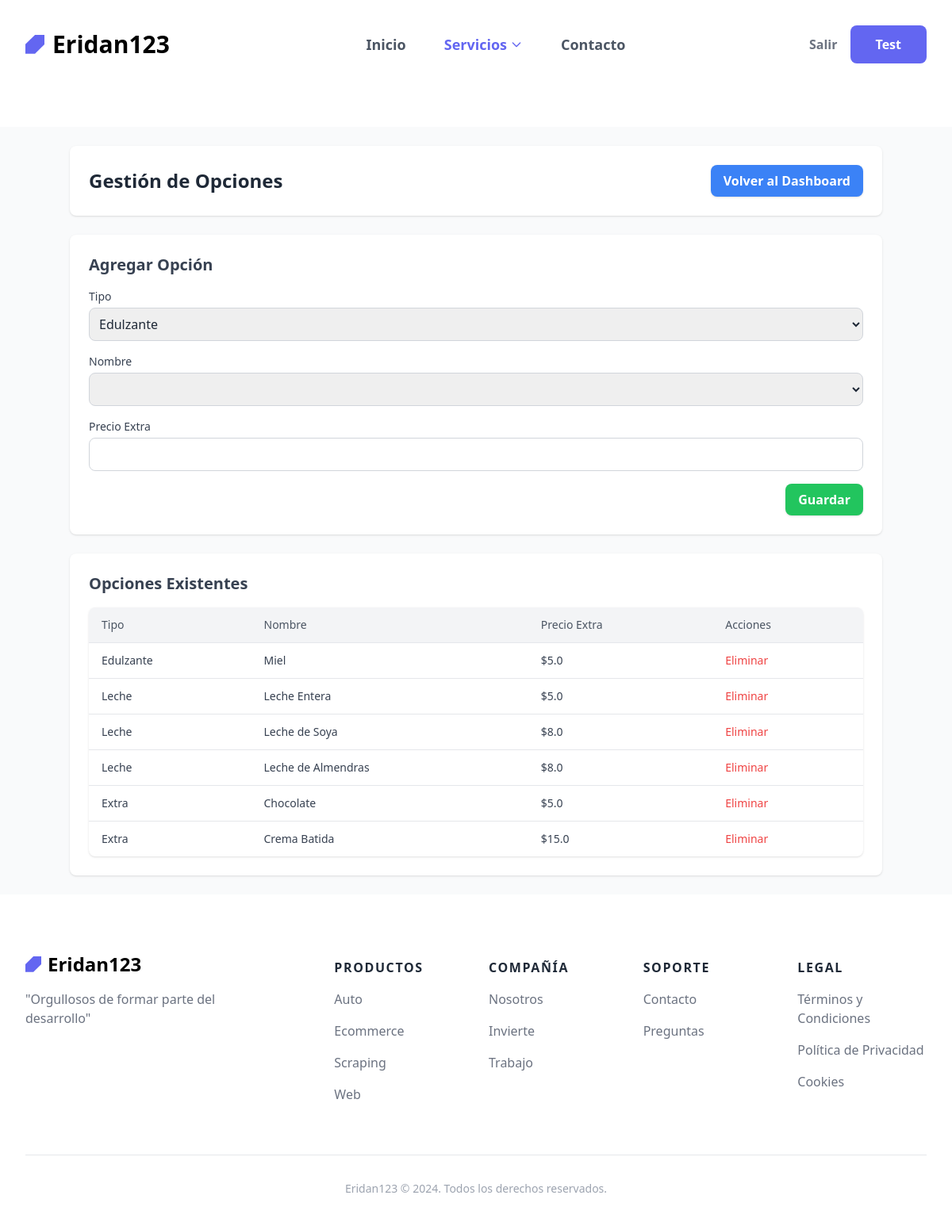
/admin/opciones (signed in), run on the app's committed database.
### app/models.py (models this page shows, shortened)
class Usuario(UserMixin, db.Model):
    __tablename__ = 'usuarios'
    id = db.Column(db.Integer, primary_key=True)
    email = db.Column(db.String(100), unique=True, nullable=False)
    nombre_usuario = db.Column(db.String(1000), nullable=False)
    password_hash = db.Column(db.String(255))
    es_administrador = db.Column(db.Boolean, default=False)
    es_vendedor = db.Column(db.Boolean, default=False)
    margen_personalizado = db.Column(db.Float, default=0.20)
    rfc = db.Column(db.String(100), nullable=True, unique=True)
    telefono = db.Column(db.String(20), nullable=True)
    direccion = db.Column(db.String(200), nullable=True)

class Opcion(db.Model):
    __tablename__ = 'opciones'
    id = db.Column(db.Integer, primary_key=True)
    producto_id = db.Column(db.Integer, db.ForeignKey('productos.id'), nullable=True)  # Permitir NULL
    nombre = db.Column(db.String(50), nullable=False)
    tipo = db.Column(db.String(20), nullable=False)
    precio_extra = db.Column(db.Float, nullable=False)

### app/views.py (the view, shortened to what this page needs)
    @app.route('/admin/opciones', methods=['GET', 'POST'])
    @login_required
    def opciones():
        if not current_user.es_administrador:
            flash("No tienes permiso para acceder a esta página.", "danger")
            return redirect(url_for('index'))
        opciones_por_tipo = {
            'Edulzante': ['Miel', 'Azúcar', 'Mascabada'],
            'Leche': ['Leche Entera', 'Leche de Soya', 'Leche de Almendras'],
            'Extra': ['Canela', 'Chocolate', 'Crema Batida']
        }
        form = OpcionForm()
        if form.tipo.data in opciones_por_tipo:
            form.nombre.choices = [(opcion, opcion) for opcion in opciones_por_tipo[form.tipo.data]]
        else:
            form.nombre.choices = []
        opciones = Opcion.query.all()
        return render_template('admin/opciones.html', form=form, opciones=opciones)

### app/forms.py
class OpcionForm(FlaskForm):
    tipo = SelectField(
        'Tipo',
        choices=[('Edulzante', 'Edulzante'), ('Leche', 'Leche'), ('Extra', 'Extra')],
        validators=[DataRequired()],
        render_kw={"class": "mt-1 block w-full p-2 border border-gray-300 rounded-lg"}
    )
    nombre = SelectField(
        'Nombre',
        choices=[],  # Las opciones se rellenarán dinámicamente en la ruta
        validators=[DataRequired()],
        render_kw={"class": "mt-1 block w-full p-2 border border-gray-300 rounded-lg"}
    )
    precio_extra = FloatField(
        'Precio Extra',
        validators=[DataRequired(), NumberRange(min=0)],
        render_kw={"class": "mt-1 block w-full p-2 border border-gray-300 rounded-lg"}
    )
    submit = SubmitField(
        'Guardar',
        render_kw={"class": "bg-green-500 hover:bg-green-700 text-white font-semibold py-2 px-4 rounded-lg shadow"}
    )

### app/__init__.py (called while the page is built)
def create_app():
    app = Flask(__name__)
    app.config.from_object('config.Config')
    csrf.init_app(app)
    migrate.init_app(app, db)
    login_manager.init_app(app)
    login_manager.login_view = 'login'
    limiter.init_app(app)
    mail.init_app(app)
    cache.init_app(app)
    db.init_app(app)
    CORS(app)
    @login_manager.user_loader
    def load_user(user_id):
        from .models import Usuario
        return Usuario.query.get(int(user_id))
    from .views import init_routes
    init_routes(app)
    return app

### app/templates/admin/opciones.html (shortened to what this page needs)
{% extends "base.html" %}
{% block contenido %}
<div class="min-h-screen bg-gray-50 p-6">
    <div class="container mx-auto space-y-6">
        <div class="flex items-center justify-between bg-white p-6 rounded-lg shadow">
            <h1 class="text-2xl font-bold text-gray-800">Gestión de Opciones</h1>
            <a href="{{ url_for('dashboard') }}" class="bg-blue-500 hover:bg-blue-700 text-white font-semibold py-2 px-4 rounded-lg shadow">
                Volver al Dashboard
            </a>
        </div>
        <div class="bg-white p-6 rounded-lg shadow">
            <h2 class="text-xl font-semibold text-gray-700 mb-4">Agregar Opción</h2>
            <form method="POST" class="space-y-4">
                <div>
                    {{ form.tipo.label(class="block text-sm font-medium text-gray-700") }}
                    {{ form.tipo(class="mt-1 block w-full p-2 border border-gray-300 rounded-lg", id="tipoSelect") }}
                </div>
                <div>
                    {{ form.nombre.label(class="block text-sm font-medium text-gray-700") }}
                    {{ form.nombre(class="mt-1 block w-full p-2 border border-gray-300 rounded-lg", id="nombreSelect") }}
                </div>
                                <div>
                    {{ form.precio_extra.label(class="block text-sm font-medium text-gray-700") }}
                    {{ form.precio_extra(class="mt-1 block w-full p-2 border border-gray-300 rounded-lg") }}
                </div>
                <div class="flex justify-end">
                    {{ form.submit(class="bg-green-500 hover:bg-green-700 text-white font-semibold py-2 px-4 rounded-lg shadow") }}
                </div>
            </form>
        </div>
        <div class="bg-white p-6 rounded-lg shadow">
            <h2 class="text-xl font-semibold text-gray-700 mb-4">Opciones Existentes</h2>
            <table class="w-full border-collapse bg-white shadow rounded-lg overflow-hidden">
                <thead class="bg-gray-100">
                    <tr>
                        <th class="py-3 px-4 text-left text-sm font-medium text-gray-600">Tipo</th>
                        <th class="py-3 px-4 text-left text-sm font-medium text-gray-600">Nombre</th>
                        <th class="py-3 px-4 text-left text-sm font-medium text-gray-600">Precio Extra</th>
                        <th class="py-3 px-4 text-left text-sm font-medium text-gray-600">Acciones</th>
                    </tr>
                </thead>
                <tbody>
                    {% for opcion in opciones %}
                    <tr class="border-t hover:bg-gray-50">
                        <td class="py-3 px-4 text-sm text-gray-700">{{ opcion.tipo }}</td>
                        <td class="py-3 px-4 text-sm text-gray-700">{{ opcion.nombre }}</td>
                        <td class="py-3 px-4 text-sm text-gray-700">${{ opcion.precio_extra }}</td>
                        <td class="py-3 px-4 text-sm text-gray-700">
                            <form method="POST" action="{{ url_for('eliminar_opcion', opcion_id=opcion.id) }}" class="inline">
                                <button type="submit" class="text-red-500 hover:underline" onclick="return confirm('¿Estás seguro de eliminar esta opción?');">
                                    Eliminar
                                </button>
                            </form>
                        </td>
                    </tr>
                    {% else %}
                    <tr>
                        <td colspan="4" class="py-3 px-4 text-center text-sm text-gray-500">No hay opciones definidas.</td>
                    </tr>
                    {% endfor %}
                </tbody>
            </table>
        </div>
    </div>
</div>
{% endblock %}

### app/templates/base.html (shortened to what this page needs)
<!DOCTYPE html>
<html lang="en">
<head>
    <link rel="stylesheet" href="{{ url_for('static', filename='css/output.css') }}">
</head>
<body class="bg-gray-50 text-gray-800">
    <div class="bg-white lg:pb-12">
        <div class="mx-auto max-w-screen-2xl px-4 md:px-8">
            <header class="flex items-center justify-between py-4 md:py-8 relative">
                <a href="/" class="inline-flex items-center gap-2.5 text-2xl font-bold text-black md:text-3xl" aria-label="logo">
                    <svg width="95" height="94" viewBox="0 0 95 94" class="h-auto w-6 text-indigo-500" fill="currentColor">
                        <path d="M96 0V47L48 94H0V47L48 0H96Z" />
                    </svg>
                    Eridan123
                </a>
                <nav class="hidden gap-12 lg:flex">
                    <a href="/" class="text-lg font-semibold text-gray-600 transition duration-100 hover:text-indigo-500">Inicio</a>
                    <div class="relative" x-data="{ open: false }">
                        <button @click="open = !open" class="inline-flex items-center gap-1 text-lg font-semibold text-indigo-500">
                            Servicios
                            <svg class="w-4 h-4" fill="none" stroke="currentColor" viewBox="0 0 24 24">
                                <path stroke-linecap="round" stroke-linejoin="round" stroke-width="2" d="M19 9l-7 7-7-7"></path>
                            </svg>
                        </button>
                    </div>
                    <a href="{{ url_for('contact') }}" class="text-lg font-semibold text-gray-600 transition duration-100 hover:text-indigo-500">Contacto</a>
                </nav>
                {% if current_user.is_authenticated %}
                <div class="-ml-8 hidden sm:flex sm:flex-row sm:justify-center lg:flex lg:justify-start">
                    <a href="{{ url_for('logout') }}" class="inline-block rounded-lg px-4 py-3 text-sm font-semibold text-gray-500 hover:text-indigo-500 md:text-base">Salir</a>
                    <a href="{{ url_for('profile') }}" class="inline-block rounded-lg bg-indigo-500 px-8 py-3 text-sm font-semibold text-white hover:bg-indigo-600 md:text-base">{{ current_user.nombre_usuario | title }}</a>
                </div>
                {% endif %}
            </header>
        </div>
    </div>
    {% block contenido %}{% endblock %}
    <footer class="bg-white pt-4 sm:pt-6 lg:pt-8">
        <div class="pt-12">
            <div class="mx-auto max-w-screen-2xl px-4 md:px-8">
                <div class="mb-16 grid grid-cols-2 gap-12 md:grid-cols-4 lg:grid-cols-6 lg:gap-8">
                    <div class="col-span-full lg:col-span-2">
                        <div class="mb-4 lg:-mt-2">
                            <a href="/" class="inline-flex items-center gap-2 text-xl font-bold text-black md:text-2xl" aria-label="logo">
                                <svg width="95" height="94" viewBox="0 0 95 94" class="h-auto w-5 text-indigo-500" fill="currentColor">
                                    <path d="M96 0V47L48 94H0V47L48 0H96Z" />
                                </svg>
                                Eridan123
                            </a>
                        </div>
                        <p class="mb-6 text-gray-500 sm:pr-8">"Orgullosos de formar parte del desarrollo"</p>
                    </div>
                    <div>
                        <div class="mb-4 font-bold uppercase tracking-widest text-gray-800">Productos</div>
                        <nav class="flex flex-col gap-4">
                            <a href="{{ url_for('automatic') }}" class="text-gray-500 hover:text-indigo-500">Auto</a>
                            <a href="{{ url_for('ecommerce') }}" class="text-gray-500 hover:text-indigo-500">Ecommerce</a>
                            <a href="{{ url_for('scraping') }}" class="text-gray-500 hover:text-indigo-500">Scraping</a>
                            <a href="{{ url_for('web') }}" class="text-gray-500 hover:text-indigo-500">Web</a>
                        </nav>
                    </div>
                    <div>
                        <div class="mb-4 font-bold uppercase tracking-widest text-gray-800">Compañía</div>
                        <nav class="flex flex-col gap-4">
                            <a href="{{ url_for('about') }}" class="text-gray-500 hover:text-indigo-500">Nosotros</a>
                            <a href="{{ url_for('Investor') }}" class="text-gray-500 hover:text-indigo-500">Invierte</a>
                            <a href="{{ url_for('job') }}" class="text-gray-500 hover:text-indigo-500">Trabajo</a>
                        </nav>
                    </div>
                    <div>
                        <div class="mb-4 font-bold uppercase tracking-widest text-gray-800">Soporte</div>
                        <nav class="flex flex-col gap-4">
                            <a href="{{ url_for('contact') }}" class="text-gray-500 hover:text-indigo-500">Contacto</a>
                            <a href="{{ url_for('faq') }}" class="text-gray-500 hover:text-indigo-500">Preguntas</a>
                        </nav>
                    </div>
                    <div>
                        <div class="mb-4 font-bold uppercase tracking-widest text-gray-800">Legal</div>
                        <nav class="flex flex-col gap-4">
                            <a href="{{ url_for('termino') }}" class="text-gray-500 hover:text-indigo-500">Términos y Condiciones</a>
                            <a href="{{ url_for('privacy') }}" class="text-gray-500 hover:text-indigo-500">Política de Privacidad</a>
                            <a href="{{ url_for('aviso_cookies') }}" class="text-gray-500 hover:text-indigo-500">Cookies</a>
                        </nav>
                    </div>
                </div>
                <div class="border-t py-8 text-center text-sm text-gray-400">
                    Eridan123 © 2024. Todos los derechos reservados.
                </div>
            </div>
        </div>
    </footer>
</body>
</html>

### data on the page
Usuario: nombre_usuario "Test"
Opcion: tipo "Edulzante", nombre "Miel", precio_extra "5.0"
Opcion: tipo "Leche", nombre "Leche Entera", precio_extra "5.0"
Opcion: tipo "Leche", nombre "Leche de Soya", precio_extra "8.0"
Opcion: tipo "Leche", nombre "Leche de Almendras", precio_extra "8.0"
Opcion: tipo "Extra", nombre "Chocolate", precio_extra "5.0"
Opcion: tipo "Extra", nombre "Crema Batida", precio_extra "15.0"
